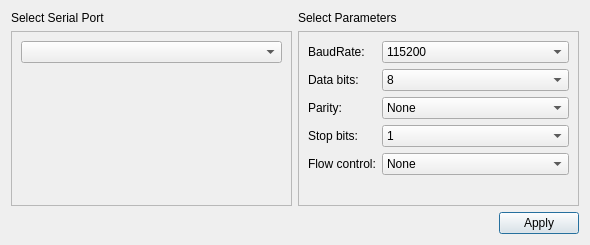
<?xml version="1.0" encoding="UTF-8"?>
<ui version="4.0">
 <class>Dialog</class>
 <widget class="QDialog" name="Dialog">
  <property name="geometry">
   <rect>
    <x>0</x>
    <y>0</y>
    <width>590</width>
    <height>245</height>
   </rect>
  </property>
  <property name="windowTitle">
   <string>Dialog</string>
  </property>
  <layout class="QVBoxLayout" name="verticalLayout_3">
   <item>
    <layout class="QHBoxLayout" name="horizontalLayout">
     <item>
      <layout class="QVBoxLayout" name="verticalLayout">
       <item>
        <widget class="QLabel" name="label">
         <property name="text">
          <string>Select Serial Port</string>
         </property>
        </widget>
       </item>
       <item>
        <widget class="QFrame" name="frame">
         <property name="sizePolicy">
          <sizepolicy hsizetype="Preferred" vsizetype="Expanding">
           <horstretch>0</horstretch>
           <verstretch>0</verstretch>
          </sizepolicy>
         </property>
         <property name="frameShape">
          <enum>QFrame::StyledPanel</enum>
         </property>
         <property name="frameShadow">
          <enum>QFrame::Raised</enum>
         </property>
         <layout class="QVBoxLayout" name="verticalLayout_4">
          <item alignment="Qt::AlignTop">
           <widget class="QComboBox" name="comboBox"/>
          </item>
         </layout>
        </widget>
       </item>
      </layout>
     </item>
     <item>
      <layout class="QVBoxLayout" name="verticalLayout_2">
       <item>
        <widget class="QLabel" name="label_2">
         <property name="text">
          <string>Select Parameters</string>
         </property>
        </widget>
       </item>
       <item>
        <widget class="QFrame" name="frame_2">
         <property name="sizePolicy">
          <sizepolicy hsizetype="Preferred" vsizetype="Expanding">
           <horstretch>0</horstretch>
           <verstretch>0</verstretch>
          </sizepolicy>
         </property>
         <property name="frameShape">
          <enum>QFrame::StyledPanel</enum>
         </property>
         <property name="frameShadow">
          <enum>QFrame::Raised</enum>
         </property>
         <layout class="QFormLayout" name="formLayout">
          <item row="0" column="0">
           <widget class="QLabel" name="label_3">
            <property name="text">
             <string>BaudRate:</string>
            </property>
           </widget>
          </item>
          <item row="0" column="1">
           <widget class="QComboBox" name="comboBox_2">
            <property name="currentIndex">
             <number>7</number>
            </property>
            <item>
             <property name="text">
              <string>1200</string>
             </property>
            </item>
            <item>
             <property name="text">
              <string>2400</string>
             </property>
            </item>
            <item>
             <property name="text">
              <string>4800</string>
             </property>
            </item>
            <item>
             <property name="text">
              <string>9600</string>
             </property>
            </item>
            <item>
             <property name="text">
              <string>19200</string>
             </property>
            </item>
            <item>
             <property name="text">
              <string>38400</string>
             </property>
            </item>
            <item>
             <property name="text">
              <string>57600</string>
             </property>
            </item>
            <item>
             <property name="text">
              <string>115200</string>
             </property>
            </item>
           </widget>
          </item>
          <item row="1" column="0">
           <widget class="QLabel" name="label_4">
            <property name="text">
             <string>Data bits:</string>
            </property>
           </widget>
          </item>
          <item row="1" column="1">
           <widget class="QComboBox" name="comboBox_3">
            <property name="currentIndex">
             <number>3</number>
            </property>
            <item>
             <property name="text">
              <string>5</string>
             </property>
            </item>
            <item>
             <property name="text">
              <string>6</string>
             </property>
            </item>
            <item>
             <property name="text">
              <string>7</string>
             </property>
            </item>
            <item>
             <property name="text">
              <string>8</string>
             </property>
            </item>
           </widget>
          </item>
          <item row="2" column="0">
           <widget class="QLabel" name="label_5">
            <property name="text">
             <string>Parity:</string>
            </property>
           </widget>
          </item>
          <item row="2" column="1">
           <widget class="QComboBox" name="comboBox_4">
            <item>
             <property name="text">
              <string>None</string>
             </property>
            </item>
            <item>
             <property name="text">
              <string>Even</string>
             </property>
            </item>
            <item>
             <property name="text">
              <string>Odd</string>
             </property>
            </item>
            <item>
             <property name="text">
              <string>Space</string>
             </property>
            </item>
            <item>
             <property name="text">
              <string>Mark</string>
             </property>
            </item>
           </widget>
          </item>
          <item row="3" column="0">
           <widget class="QLabel" name="label_6">
            <property name="text">
             <string>Stop bits:</string>
            </property>
           </widget>
          </item>
          <item row="3" column="1">
           <widget class="QComboBox" name="comboBox_5">
            <item>
             <property name="text">
              <string>1</string>
             </property>
            </item>
            <item>
             <property name="text">
              <string>2</string>
             </property>
            </item>
            <item>
             <property name="text">
              <string>3</string>
             </property>
            </item>
           </widget>
          </item>
          <item row="4" column="0">
           <widget class="QLabel" name="label_7">
            <property name="text">
             <string>Flow control:</string>
            </property>
           </widget>
          </item>
          <item row="4" column="1">
           <widget class="QComboBox" name="comboBox_6">
            <property name="currentIndex">
             <number>0</number>
            </property>
            <item>
             <property name="text">
              <string>None</string>
             </property>
            </item>
            <item>
             <property name="text">
              <string>HardwareControl</string>
             </property>
            </item>
            <item>
             <property name="text">
              <string>SoftwareControl</string>
             </property>
            </item>
           </widget>
          </item>
         </layout>
        </widget>
       </item>
      </layout>
     </item>
    </layout>
   </item>
   <item alignment="Qt::AlignRight">
    <widget class="QPushButton" name="pushButton">
     <property name="text">
      <string>Apply</string>
     </property>
    </widget>
   </item>
  </layout>
 </widget>
 <resources/>
 <connections/>
</ui>
